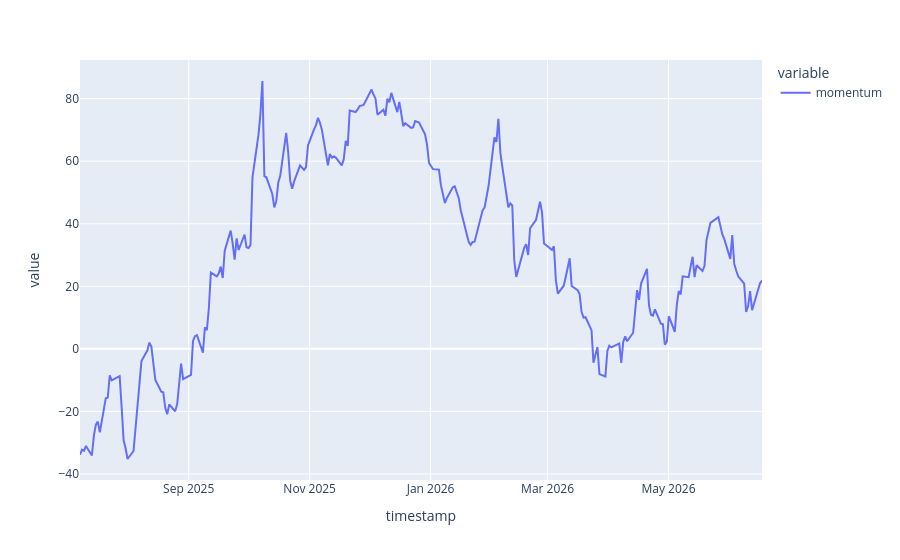
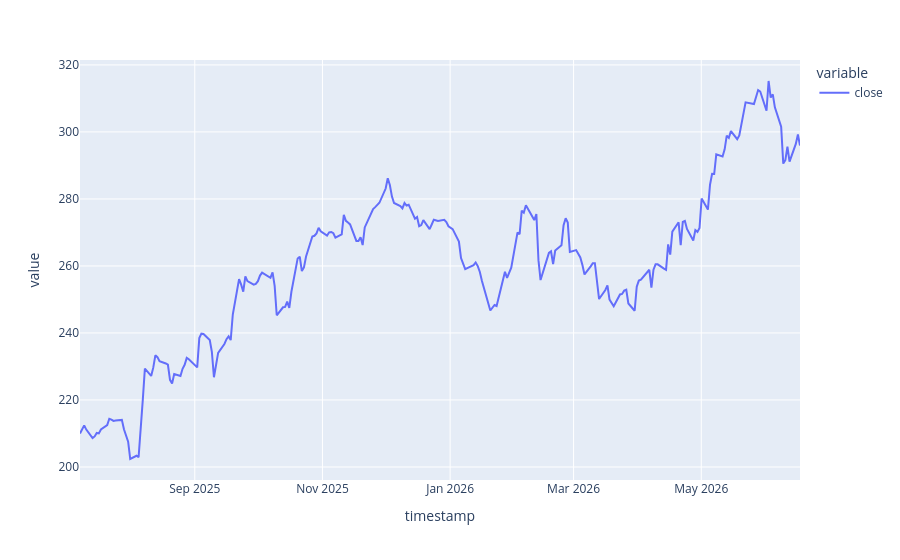

These figures' notebook cell, in order:
### Markdown cell above
Momentum beskriver hastigheten på prisbevegelser. Positivt momentum indikerer ofte styrke i markedet.:

$$
Momentum=
Price_t
-
Price_{t-n}
$$

F.eks:  
Kjøp når momentum > 0,  
Selg når momentum < 0

### Code cell
df["momentum"] = df["close"] - df["close"].shift(126)

px.line(df.reset_index().dropna(), "timestamp", ["momentum"]).show()
px.line(df.reset_index().dropna(), "timestamp", ["close"]).show()

### Figure 1 — Plotly figure (JSON) as saved in the notebook; plotly's stock layout.template omitted (floating-point values rounded to 4 significant figures; data arrays with more than 128 entries replaced by an {"elided": "..."} marker saying what was removed)
{"data": [{"hovertemplate": "variable=momentum<br>timestamp=%{x}<br>value=%{y}<extra></extra>", "legendgroup": "momentum", "line": {"color": "#636efa", "dash": "solid"}, "marker": {"symbol": "circle"}, "mode": "lines", "name": "momentum", "orientation": "v", "showlegend": true, "type": "scatter", "x": {"elided": "239 str values"}, "xaxis": "x", "y": {"elided": "239 float values"}, "yaxis": "y"}], "layout": {"legend": {"title": {"text": "variable"}, "tracegroupgap": 0}, "margin": {"t": 60}, "xaxis": {"anchor": "y", "domain": [0, 1], "title": {"text": "timestamp"}}, "yaxis": {"anchor": "x", "domain": [0, 1], "title": {"text": "value"}}}}

### Figure 2 — Plotly figure (JSON) as saved in the notebook; plotly's stock layout.template omitted (floating-point values rounded to 4 significant figures; data arrays with more than 128 entries replaced by an {"elided": "..."} marker saying what was removed)
{"data": [{"hovertemplate": "variable=close<br>timestamp=%{x}<br>value=%{y}<extra></extra>", "legendgroup": "close", "line": {"color": "#636efa", "dash": "solid"}, "marker": {"symbol": "circle"}, "mode": "lines", "name": "close", "orientation": "v", "showlegend": true, "type": "scatter", "x": {"elided": "239 str values"}, "xaxis": "x", "y": {"elided": "239 float values"}, "yaxis": "y"}], "layout": {"legend": {"title": {"text": "variable"}, "tracegroupgap": 0}, "margin": {"t": 60}, "xaxis": {"anchor": "y", "domain": [0, 1], "title": {"text": "timestamp"}}, "yaxis": {"anchor": "x", "domain": [0, 1], "title": {"text": "value"}}}}
